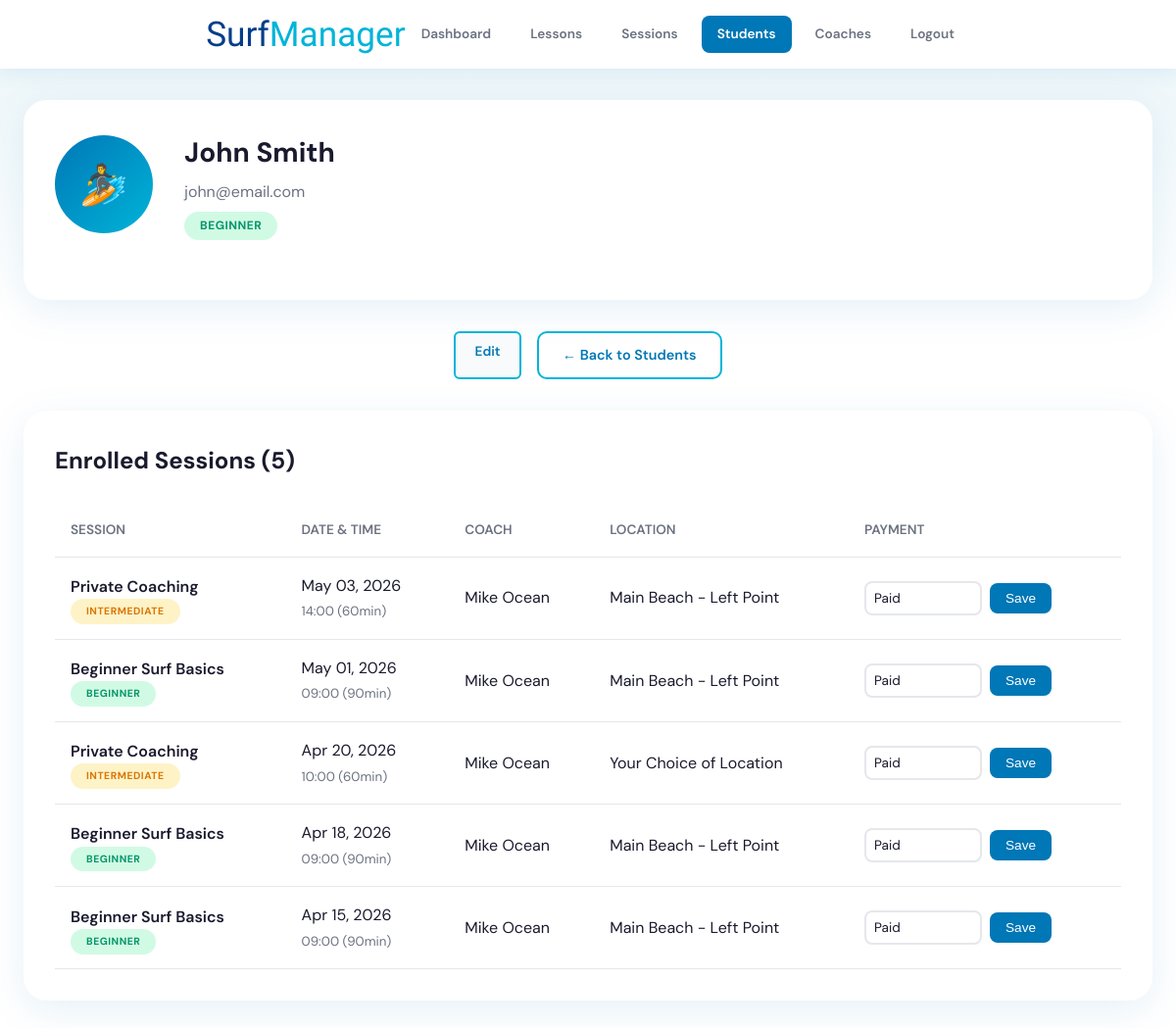
/students/1 (signed in), run on the app's committed database.
### tables this page shows
CREATE TABLE IF NOT EXISTS students (
    id INT AUTO_INCREMENT PRIMARY KEY,
    user_id INT,
    level ENUM('Beginner', 'Intermediate', 'Advanced', 'Expert') DEFAULT 'Beginner',
    created_at TIMESTAMP DEFAULT CURRENT_TIMESTAMP,
    FOREIGN KEY (user_id) REFERENCES users(id) ON DELETE CASCADE
);

CREATE TABLE IF NOT EXISTS users (
    id INT AUTO_INCREMENT PRIMARY KEY,
    name VARCHAR(100) NOT NULL,
    email VARCHAR(100) NOT NULL UNIQUE,
    password VARCHAR(255) NOT NULL,
    role ENUM('admin', 'user') DEFAULT 'user',
    created_at TIMESTAMP DEFAULT CURRENT_TIMESTAMP
);

CREATE TABLE IF NOT EXISTS assignments (
    id INT AUTO_INCREMENT PRIMARY KEY,
    session_id INT NOT NULL,
    student_id INT NOT NULL,
    payment_status ENUM('pending', 'paid', 'refunded') DEFAULT 'pending',
    assigned_at TIMESTAMP DEFAULT CURRENT_TIMESTAMP,
    FOREIGN KEY (session_id) REFERENCES sessions(id) ON DELETE CASCADE,
    FOREIGN KEY (student_id) REFERENCES students(id) ON DELETE CASCADE
);

CREATE TABLE IF NOT EXISTS lessons (
    id INT AUTO_INCREMENT PRIMARY KEY,
    title VARCHAR(255) NOT NULL,
    description TEXT,
    level ENUM('Beginner', 'Intermediate', 'Advanced', 'Expert') DEFAULT 'Beginner',
    created_at TIMESTAMP DEFAULT CURRENT_TIMESTAMP
);

CREATE TABLE IF NOT EXISTS sessions (
    id INT AUTO_INCREMENT PRIMARY KEY,
    lesson_id INT,
    coach_id INT,
    datetime DATETIME NOT NULL,
    duration INT DEFAULT 60,
    location VARCHAR(255),
    price DECIMAL(10,2) DEFAULT 0.00,
    requirements TEXT,

    status ENUM('available', 'completed', 'cancelled') DEFAULT 'available',

    max_spots INT DEFAULT 8,
    spots_available INT DEFAULT 8,

    created_at TIMESTAMP DEFAULT CURRENT_TIMESTAMP,

    FOREIGN KEY (lesson_id) REFERENCES lessons(id) ON DELETE CASCADE,
    FOREIGN KEY (coach_id) REFERENCES coaches(id) ON DELETE CASCADE,

    CHECK (spots_available >= 0),
    CHECK (spots_available <= max_spots),

    INDEX (lesson_id),
    INDEX (coach_id),
    INDEX (datetime)
);

CREATE TABLE IF NOT EXISTS coaches (
    id INT AUTO_INCREMENT PRIMARY KEY,
    name VARCHAR(100) NOT NULL,
    email VARCHAR(100) NOT NULL UNIQUE,
    phone VARCHAR(20),
    speciality VARCHAR(255),
    experience INT DEFAULT 0,
    created_at TIMESTAMP DEFAULT CURRENT_TIMESTAMP
);

### app/Configs/Model.php (called while the page is built, shortened)
<?php
class Model {
    private $host = 'localhost';
    private $dbname = 'surfManager';
    private $dbuser = 'root';
    private $password = '';
    public function __construct() {
        try {
            $this->db = new PDO("mysql:host={$this->host};dbname={$this->dbname}", $this->dbuser, $this->password);
        } catch (PDOException $e) {
            die("Connection failed: " . $e->getMessage());
        }
    }
}

### app/Models/StudentModel.php (called while the page is built, shortened)
<?php
class StudentModel extends Model {
    public function getStudent(int $id) {
        try {
            $query = 'SELECT s.*, u.name, u.email
                      FROM students s
                      LEFT JOIN users u ON s.user_id = u.id
                      WHERE s.id = :id';
            $stmt = $this->db->prepare($query);
            $stmt->bindParam(':id', $id);
            $stmt->execute();
            return $stmt->fetch(PDO::FETCH_ASSOC);
        } catch (Exception $e) {
            $this->error = true;
            return null;
        }
    }
    public function getStudentAssignments(int $studentId) {
        try {
            $query = 'SELECT a.*, s.*, l.title as lesson_title, l.level as lesson_level,
                      c.name as coach_name
                      FROM assignments a
                      LEFT JOIN sessions s ON a.session_id = s.id
                      LEFT JOIN lessons l ON s.lesson_id = l.id
                      LEFT JOIN coaches c ON s.coach_id = c.id
                      WHERE a.student_id = :student_id
                      ORDER BY s.datetime DESC';
            $stmt = $this->db->prepare($query);
            $stmt->bindParam(':student_id', $studentId);
            $stmt->execute();
            return $stmt->fetchAll(PDO::FETCH_ASSOC);
        } catch (Exception $e) {
            $this->error = true;
            return [];
        }
    }
}

### app/Views/admin/student.php (the view, shortened to what this page needs)
<!DOCTYPE html>
<html lang="en">
<head>
    <link rel="stylesheet" href="<?= $baseUrl ?>app/Views/css/surf-theme.css">
    <link rel="stylesheet" href="<?= $baseUrl ?>app/Views/css/students.css">
</head>
<body>
    <header>
        <div class="container header-content">
            <a href="<?= $baseUrl ?>dashboard" class="logo">Surf<span>Manager</span></a>
            <nav>
                <a href="<?= $baseUrl ?>dashboard">Dashboard</a>
                <a href="<?= $baseUrl ?>lessons">Lessons</a>
                <a href="<?= $baseUrl ?>sessions">Sessions</a>
                <a href="<?= $baseUrl ?>students" class="active">Students</a>
                <a href="<?= $baseUrl ?>coaches">Coaches</a>
                <a href="<?= $baseUrl ?>auth/logout">Logout</a>
            </nav>
        </div>
    </header>
    <main class="container">
        <div class="student-detail-card">
            <div class="student-header">
                <div class="student-avatar">🏄</div>
                <div class="student-info">
                    <h1><?= htmlspecialchars($student['name'] ?? 'Unknown') ?></h1>
                    <p class="student-email"><?= htmlspecialchars($student['email'] ?? '-') ?></p>
                    <span class="badge badge-<?= strtolower($student['level'] ?? 'beginner') ?>">
                        <?= htmlspecialchars($student['level'] ?? 'Beginner') ?>
                    </span>
                </div>
            </div>
        </div>
        <div class="detail-buttons" style="justify-content: center;">
            <a href="<?= $baseUrl ?>students/edit/<?= $student['id'] ?>" class="btn btn-secondary">Edit</a>
            <a href="<?= $baseUrl ?>students" class="btn btn-outline">← Back to Students</a>
        </div>
        <div class="enrolled-section">
            <h2>Enrolled Sessions (<?= count($assignments ?? []) ?>)</h2>
            <?php if (!empty($assignments)): ?>
                <table class="sessions-table">
                    <thead>
                        <tr>
                            <th>Session</th>
                            <th>Date & Time</th>
                            <th>Coach</th>
                            <th>Location</th>
                            <th>Payment</th>
                        </tr>
                    </thead>
                    <tbody>
                        <?php foreach ($assignments as $assignment): ?>
                            <tr id="row-<?= $assignment['id'] ?>">
                                <td>
                                    <div class="session-title"><?= htmlspecialchars($assignment['lesson_title'] ?? 'Session') ?></div>
                                    <div class="session-datetime">
                                        <span class="badge badge-<?= strtolower($assignment['lesson_level'] ?? 'beginner') ?> badge-sm">
                                            <?= htmlspecialchars($assignment['lesson_level'] ?? '') ?>
                                        </span>
                                    </div>
                                </td>
                                <td>
                                    <?= date('M d, Y', strtotime($assignment['datetime'] ?? 'now')) ?>
                                    <br>
                                    <small class="text-gray">
                                        <?= date('H:i', strtotime($assignment['datetime'] ?? 'now')) ?>
                                        (<?= $assignment['duration'] ?? 60 ?>min)
                                    </small>
                                </td>
                                <td><?= htmlspecialchars($assignment['coach_name'] ?? 'TBD') ?></td>
                                <td><?= htmlspecialchars($assignment['location'] ?? 'TBD') ?></td>
                                <td>
                                    <div class="payment-control">
                                        <select id="payment-<?= $assignment['id'] ?>" data-original="<?= htmlspecialchars($assignment['payment_status'] ?? 'pending') ?>">
                                            <option value="paid" <?= ($assignment['payment_status'] ?? '') === 'paid' ? 'selected' : '' ?>>Paid</option>
                                        </select>
                                        <button type="button" class="payment-btn" id="pay-btn-<?= $assignment['id'] ?>" onclick="updatePayment(<?= $assignment['id'] ?>)" disabled>Save</button>
                                    </div>
                                </td>
                            </tr>
                        <?php endforeach; ?>
                    </tbody>
                </table>
            <?php endif; ?>
        </div>
    </main>
</body>
</html>

### router/index.php (shortened to what this page needs)
<?php
class Router {
    private $routes = [];
    public function get($pattern, $callback) {
        $this->routes[] = [
            'method' => 'GET',
            'pattern' => $pattern,
            'callback' => $callback
        ];
    }
    public function post($pattern, $callback) {
        $this->routes[] = [
            'method' => 'POST',
            'pattern' => $pattern,
            'callback' => $callback
        ];
    }
    public function run() {
        $basePath = '/surfManager';
        $path = parse_url($_SERVER['REQUEST_URI'], PHP_URL_PATH);
        $currentUrl = trim(str_replace($basePath, '', $path), '/');
        $requestMethod = $_SERVER['REQUEST_METHOD'];
        foreach ($this->routes as $route) {
            if ($route['method'] !== $requestMethod) continue;
            $patternRegex = preg_replace_callback('#\{([\w]+)\}#', function($matches) {
                return '(?P<' . $matches[1] . '>\d+)';
            }, $route['pattern']);
            if (preg_match("#^$patternRegex$#", $currentUrl, $matches)) {
                $params = [];
                foreach ($matches as $key => $value) {
                    if (is_string($key)) $params[$key] = (int)$value;
                }
                [$class, $method] = $route['callback'];
                $controller = new $class();
                call_user_func_array([$controller, $method], $params);
                return;
            }
        }
    }
}
$router = new Router();
$router->get('home', [HomeController::class, 'show']);
$router->get('', [HomeController::class, 'show']);
$router->get('login', [AuthController::class, 'login']);
$router->post('auth/login', [AuthController::class, 'login']);
$router->get('signup', [AuthController::class, 'signup']);
$router->post('auth/signup', [AuthController::class, 'signup']);
$router->get('auth/logout', [AuthController::class, 'logout']);
if (isset($_SESSION['user'])) {
    if ($_SESSION['user']['role'] === 'admin') {
        $router->get('dashboard', [DashboardController::class, 'index']);
        $router->get('lessons', [LessonsController::class, 'index']);
        $router->get('lessons/{id}', [LessonsController::class, 'show']);
        $router->get('lessons/add', [LessonsController::class, 'add']);
        $router->post('lessons/add', [LessonsController::class, 'add']);
        $router->get('lessons/edit/{id}', [LessonsController::class, 'edit']);
        $router->post('lessons/edit/{id}', [LessonsController::class, 'edit']);
        $router->post('lessons/delete/{id}', [LessonsController::class, 'delete']);
        $router->get('sessions', [SessionsController::class, 'index']);
        $router->get('sessions/{id}', [SessionsController::class, 'show']);
        $router->get('sessions/add', [SessionsController::class, 'add']);
        $router->post('sessions/add', [SessionsController::class, 'add']);
        $router->get('sessions/edit/{id}', [SessionsController::class, 'edit']);
        $router->post('sessions/edit/{id}', [SessionsController::class, 'edit']);
        $router->post('sessions/delete/{id}', [SessionsController::class, 'delete']);
        $router->get('sessions/book/{id}', [BookingController::class, 'book']);
        $router->post('sessions/book/{id}', [BookingController::class, 'book']);
        $router->post('sessions/cancel/{assignmentId}/{sessionId}', [BookingController::class, 'cancelBooking']);
        $router->get('students', [StudentsController::class, 'index']);
        $router->get('students/{id}', [StudentsController::class, 'show']);
        $router->get('students/edit/{id}', [StudentsController::class, 'edit']);
        $router->post('students/edit/{id}', [StudentsController::class, 'edit']);
        $router->post('students/level/{id}', [StudentsController::class, 'updateLevel']);
        $router->post('students/payment/{assignmentId}/{studentId}', [StudentsController::class, 'updatePayment']);
        $router->get('coaches', [CoachController::class, 'index']);
        $router->get('coaches/add', [CoachController::class, 'add']);
        $router->post('coaches/add', [CoachController::class, 'add']);
        $router->post('coaches/delete/{id}', [CoachController::class, 'delete']);
        $router->get('profile', [ProfileController::class, 'profile']);
    }
}
$router->run();

### app/Views/css/surf-theme.css (style rules this page uses)
:root { --white: #ffffff; --off-white: #f8fafb; --ocean-blue: #0077b6; --ocean-light: #00b4d8; --ocean-deep: #023e8a; --sea-foam: #90e0ef; --sand: #f5f0e8; --text-dark: #1a1a2e; --text-gray: #6b7280; --shadow: rgba(0, 119, 182, 0.1); }
* { margin: 0; padding: 0; box-sizing: border-box; }
body { font-family: 'DM Sans', sans-serif; background: linear-gradient(180deg, #e8f4f8 0%, var(--white) 30%); color: var(--text-dark); min-height: 100vh; line-height: 1.6; }
.container { max-width: 1200px; margin: 0 auto; padding: 0 1.5rem; }
header { background: var(--white); height: 70px; padding: 0; display: flex; align-items: center; box-shadow: 0 2px 20px var(--shadow); position: sticky; top: 0; z-index: 100; }
.logo { font-family: 'Allison', cursive; font-size: 1.8rem; color: var(--ocean-deep); text-decoration: none; }
header { background: var(--white); padding: 1rem 0; box-shadow: 0 2px 20px var(--shadow); position: sticky; top: 0; z-index: 100; }
.header-content { display: flex; justify-content: space-between; align-items: center; }
.logo { font-family: 'Allison', cursive; font-size: 2.2rem; color: var(--ocean-deep); text-decoration: none; }
.logo span { color: var(--ocean-light); }
nav { display: flex; align-items: center; gap: 0.5rem; }
nav a { padding: 0.5rem 1rem; color: var(--text-gray); text-decoration: none; font-weight: 600; font-size: 0.85rem; border-radius: 8px; transition: all 0.3s ease; }
nav a.active { color: var(--white); background: var(--ocean-blue); }
main { padding: 1.5rem 0; }
.btn { padding: 0.7rem 1.5rem; border: none; border-radius: 10px; font-size: 0.9rem; font-weight: 600; font-family: inherit; cursor: pointer; transition: all 0.3s ease; display: inline-flex; align-items: center; gap: 0.5rem; text-decoration: none; }
.btn-secondary { background: var(--off-white); color: var(--ocean-blue); border: 2px solid var(--ocean-light); padding: 0.5rem 1.2rem; border-radius: 6px; font-size: 0.85rem; font-weight: 600; cursor: pointer; text-decoration: none; display: inline-block; }
.btn-outline { background: transparent; border: 2px solid var(--ocean-light); color: var(--ocean-blue); }
.badge { padding: 0.4rem 1rem; border-radius: 50px; font-size: 0.75rem; font-weight: 700; text-transform: uppercase; letter-spacing: 0.5px; }
.badge-beginner { background: #d1fae5; color: #059669; }
.badge-intermediate { background: #fef3c7; color: #d97706; }
.badge-sm { font-size: 0.65rem; }
.text-gray { color: var(--text-gray); }

### data on the page
students: user.name "John Smith", user.email "john@email.com", level "BEGINNER"
assignments: lessons.title "Private Coaching", lessons.level "INTERMEDIATE", session.datetime "May 03, 2026", session.datetime "14:00", session.duration "60", coaches.name "Mike Ocean", session.location "Main Beach - Left Point", payment_status+session "Paid"
assignments: lessons.title "Beginner Surf Basics", lessons.level "BEGINNER", session.datetime "May 01, 2026", session.datetime "09:00", session.duration "90", coaches.name "Mike Ocean", session.location "Main Beach - Left Point", payment_status+session "Paid"
assignments: lessons.title "Private Coaching", lessons.level "INTERMEDIATE", session.datetime "Apr 20, 2026", session.datetime "10:00", session.duration "60", coaches.name "Mike Ocean", session.location "Your Choice of Location", payment_status+session "Paid"
assignments: lessons.title "Beginner Surf Basics", lessons.level "BEGINNER", session.datetime "Apr 18, 2026", session.datetime "09:00", session.duration "90", coaches.name "Mike Ocean", session.location "Main Beach - Left Point", payment_status+session "Paid"
assignments: lessons.title "Beginner Surf Basics", lessons.level "BEGINNER", session.datetime "Apr 15, 2026", session.datetime "09:00", session.duration "90", coaches.name "Mike Ocean", session.location "Main Beach - Left Point", payment_status+session "Paid"

### other printed values
count($assignments ?? []) "5"
